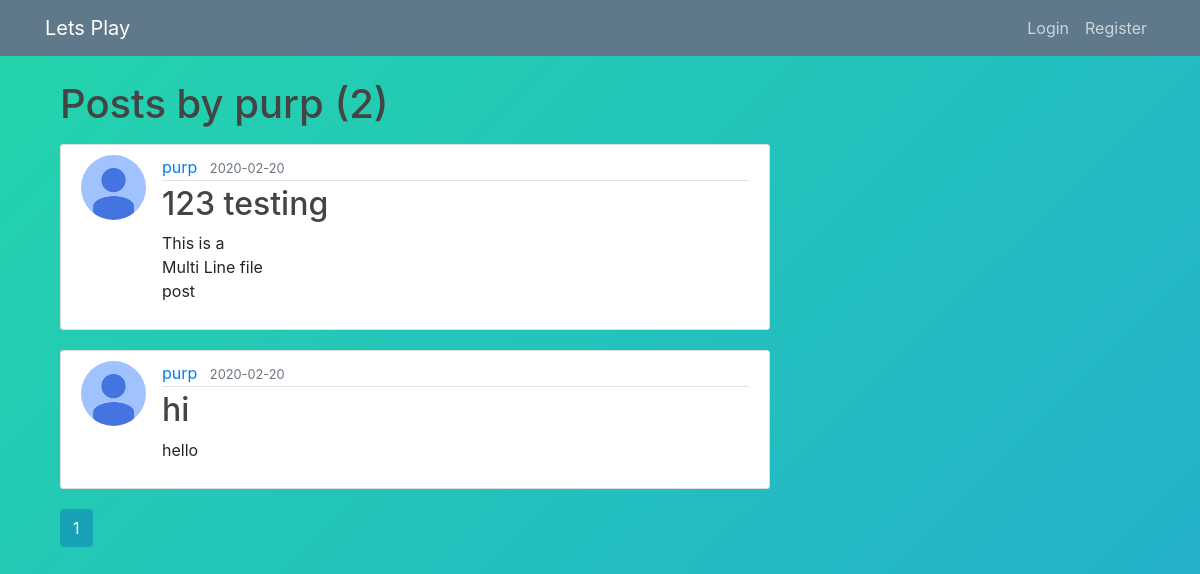
Page /user/purp on the committed database.
### src/models.py (models this page shows, shortened)
class User(db.Model, UserMixin):
    id = db.Column(db.Integer, primary_key=True)                                #Each user is given a unique id number
    firstname = db.Column(db.String(20),  nullable=True)
    last_name = db.Column(db.String(20),  nullable=True)                             #User's full name
    username = db.Column(db.String(20), unique=True, nullable=False)            #Each user will be able to create a unique username of length 20
    email = db.Column(db.String(50), unique=True, nullable=False)              #Every user will need to register with an email address (maybe?)
    image_file = db.Column(db.String(20), nullable=False, default='default.jpg')#Each user has a profile pic. uploaded or default
    password = db.Column(db.String(64), nullable=False)                         #Users will have a password of up to size 64 chars
    posts = db.relationship('Post', backref='author', lazy=True)              #Posts from users will be associated with them? (maybe?)
    zipcode = db.Column(db.String(5), nullable=False)
    bio = db.Column(db.String(144), nullable=True)

class Post(db.Model):
    id = db.Column(db.Integer, primary_key=True)
    title = db.Column(db.String(25), nullable=False)  #optional title to post
    game = db.Column(db.String(100),nullable=True ) #Change to entered from menu on form
    date_posted = db.Column(db.DateTime, nullable=False, default=datetime.utcnow)
    content = db.Column(db.Text, nullable=False)
    user_id = db.Column(db.Integer, db.ForeignKey('user.id'), nullable=False)

### src/users/routes.py (the view)
@users.route("/user/<string:username>")
def user_page(username):
    page = request.args.get('page',1, type=int)
    user = User.query.filter_by(username=username).first_or_404()
    posts = Post.query.filter_by(author=user)\
        .order_by(Post.date_posted.desc())\
        .paginate(page=page,per_page=10)##posts per page:
    return render_template('user_page.html',posts=posts, user=user)

### src/templates/user_page.html
{% extends "layout.html" %}
{% block content %}
    <h1 class="mb-3">Posts by {{user.username }} ({{posts.total}})</h1>
    {% for post in posts.items %}
        <article class="media content-section">
            <img class="rounded-circle article-img" src="{{ url_for('static', filename='profile_pics/' + post.author.image_file) }}">
            <div class="media-body">
              <div class="article-metadata">
                <a class="mr-2" href="{{url_for('users.user_page', username=post.author.username) }}">{{ post.author.username }}</a>
                <small class="text-muted">{{ post.date_posted.strftime('%Y-%m-%d') }}</small>
              </div>
              <h2><a class="article-title" href="{{url_for('posts.post', post_id=post.id )}}">{{ post.title }}</a></h2>
              <p class="article-content">{{ post.content }}</p>
            </div>
        </article>
    {% endfor %}
    {% for page_num in posts.iter_pages(left_edge=1, right_edge=1, left_current=1, right_current=2) %}
      {% if page_num %}
      {% if posts.page==page_num %}
        <a class="btn btn-info mb-4" href="{{ url_for('users.user_page',username=user.username, page=page_num) }}">{{ page_num }}</a>
      {% else %}
        <a class="btn btn-outline-info mb-4" href="{{ url_for('users.user_page',username=user.username, page=page_num) }}">{{ page_num }}</a>
      {% endif %}
    {% else %}
        ...
      {% endif %}
    {% endfor %}
{%endblock%}

### src/templates/layout.html (shortened to what this page needs)
<!DOCTYPE html>
<html lang="en" dir="ltr">
  <head>
    <link rel="stylesheet" href="https://stackpath.bootstrapcdn.com/bootstrap/4.3.1/css/bootstrap.min.css">
    <link rel="stylesheet" type="text/css" href="{{url_for('static', filename='main.css') }}">
    <link rel="stylesheet" href="https://use.fontawesome.com/releases/v5.7.2/css/all.css">
    <link rel="stylesheet" href="https://stackpath.bootstrapcdn.com/font-awesome/4.7.0/css/font-awesome.min.css">
  </head>
  <body>
<header class="site-header">
        <nav class="navbar navbar-expand-md navbar-dark bg-steel fixed-top">
            <div class="container">
            <a class="navbar-brand mr-4" href="{{ url_for('main.home')}}">Lets Play</a>
            <div class="collapse navbar-collapse" id="navbarToggle">
                <div class="navbar-nav">
                {% if current_user.is_authenticated %}
                <a class="nav-item nav-link" href="{{ url_for('users.logout') }}">Logout</a>
                <a class="nav-item nav-link" href="{{ url_for('users.account') }}">Account</a>
                {% else %}
                    <a class="nav-item nav-link" href="{{ url_for('users.login') }}">Login</a>
                    <a class="nav-item nav-link" href="{{ url_for('users.register') }}">Register</a>
                {% endif %}
                </div>
            </div>
            </div>
        </nav>
        </header>
        <main role="main" class="container">
                <div class="col-md-8">
                {% block content %}{% endblock %}
              </div>
            </main>
  </body>
</html>

### src/static/main.css (style rules this page uses)
body { background: #282828; background: linear-gradient(-45deg, #EE7752, #E73C7E, #23A6D5, #23D5AB); background-size: 400% 400%; animation: Gradient 15s ease infinite; margin-top: 5rem; }
h1, h2, h3, h4, h5, h6 { color: #444444; }
.bg-steel { background-color: #5f788a; }
.site-header .navbar-nav .nav-link { color: #cbd5db; }
.content-section { background: #ffffff; padding: 10px 20px; border: 1px solid #dddddd; border-radius: 3px; margin-bottom: 20px; }
.article-title { color: #444444; }
.article-content { white-space: pre-line; }
.article-img { height: 65px; width: 65px; margin-right: 16px; }
.article-metadata { padding-bottom: 1px; margin-bottom: 4px; border-bottom: 1px solid #e3e3e3 }

### rows in the picture
User: username "purp"
Post: image_file (placeholder picture), author.username "purp", date_posted "2020-02-20", title "123 testing", content "This is a Multi Line file post"
Post: image_file (placeholder picture), author.username "purp", date_posted "2020-02-20", title "hi", content "hello"

### other values in the picture
{{ posts.total }} "2"
{{ page_num }} "1"
